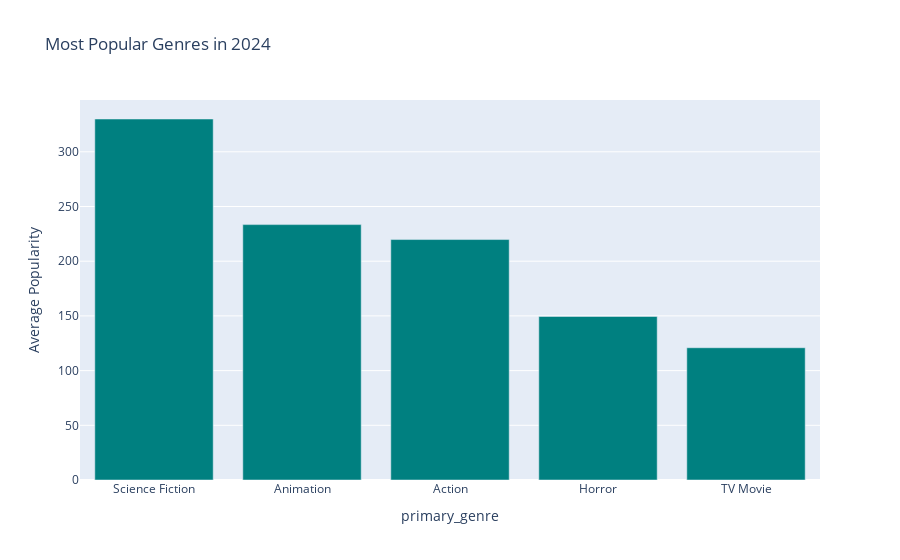

The cell this chart's notebook holds for it:
### Code cell
# most popular genres by year selected

import pandas as pd
import plotly.express as px
import ipywidgets as widgets
from ipywidgets import interact

# Convert 'release_date' to datetime and extract the year
df['release_date'] = pd.to_datetime(df['release_date'], errors='coerce')  # Coerce will handle invalid dates
df['year'] = df['release_date'].dt.year  # Extract the year from release_date

# Function to update the plot based on year selection
def update_genre_plot(year):
    # Filter the dataframe for the selected year
    filtered_df = df[df['year'] == year]
    
    # Check if filtered_df is empty
    if filtered_df.empty:
        print(f"No data available for the year {year}.")
        return
    
    # Calculate the average popularity by genre for the selected year
    genre_popularity = filtered_df.groupby('primary_genre')['popularity'].mean().sort_values(ascending=False).head(5)
    
    # Create a bar chart
    fig = px.bar(genre_popularity, x=genre_popularity.index, y=genre_popularity.values,
                 labels={'x': 'Genre', 'y': 'Average Popularity'},
                 title=f'Most Popular Genres in {year}',
                 color_discrete_sequence=['#008080'])
    fig.show()

# Create an interactive widget for selecting the year
year_widget = widgets.IntSlider(min=df['year'].min(), max=df['year'].max(), step=1, value=df['year'].min(), 
                                 description="Select Year:")

# Link the widget to the update function
interact(update_genre_plot, year=year_widget)

### Figure 1 — Plotly figure (JSON) as saved in the notebook; plotly's stock layout.template omitted (floating-point values rounded to 4 significant figures)
{"data": [{"alignmentgroup": "True", "hovertemplate": "primary_genre=%{x}<br>Average Popularity=%{y}<extra></extra>", "legendgroup": "", "marker": {"color": "#008080", "pattern": {"shape": ""}}, "name": "", "offsetgroup": "", "orientation": "v", "showlegend": false, "textposition": "auto", "type": "bar", "x": ["Science Fiction", "Animation", "Action", "Horror", "TV Movie"], "xaxis": "x", "y": [330.0, 233.4, 219.8, 149.4, 120.9], "yaxis": "y"}], "layout": {"barmode": "relative", "legend": {"tracegroupgap": 0}, "title": {"text": "Most Popular Genres in 2024"}, "xaxis": {"anchor": "y", "domain": [0, 1], "title": {"text": "primary_genre"}}, "yaxis": {"anchor": "x", "domain": [0, 1], "title": {"text": "Average Popularity"}}}}
